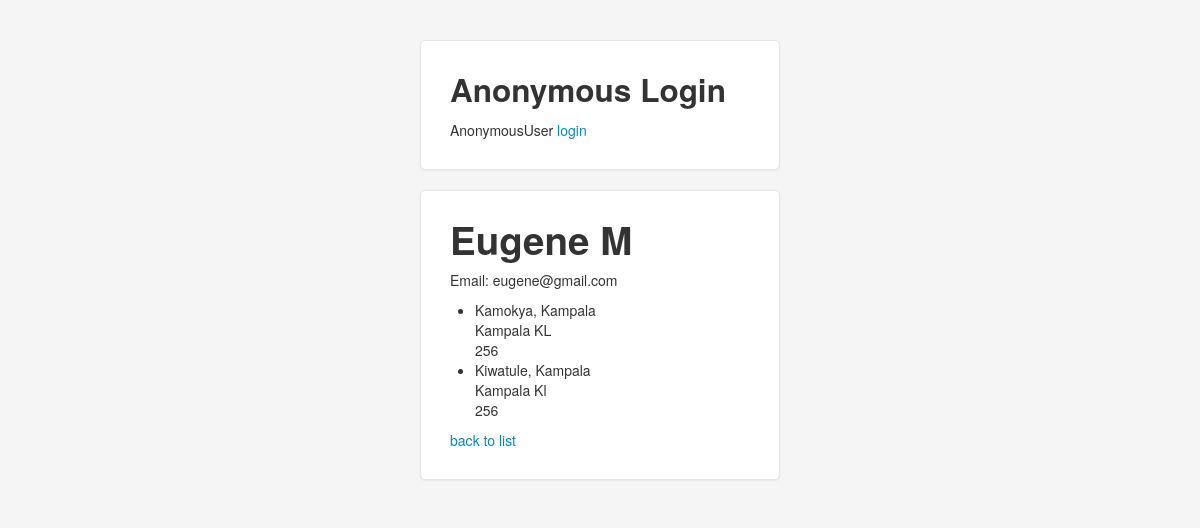
Screenshot of /3/ with the database file from the repository.
### contacts/models.py (models this page shows, shortened)
class Contact(models.Model):
    first_name = models.CharField(
        max_length=255,
    )
    last_name = models.CharField(
        max_length=255,
    )
    email = models.EmailField()
    owner = models.ForeignKey(User)
    def __str__(self):
        return ' '.join([
            self.first_name,
            self.last_name,
        ])

class Address(models.Model):
    contact = models.ForeignKey(Contact)
    address_type = models.CharField(
        max_length=10,
    )
    address = models.CharField(
        max_length=255,
    )
    city = models.CharField(
        max_length=255,
    )
    state = models.CharField(
        max_length=2,
    )
    postal_code = models.CharField(
        max_length=20,
    )
    class Meta:
        unique_together = ('contact', 'address_type',)

### contacts/views.py (the view)
# urls.py: url(r'^(?P<pk>\d+)/$', contacts.views.ContactView.as_view(),
class ContactView(DetailView): # view for details for our contacts, this will show the details of the contacts
    model = Contact
    template_name = 'contact.html'

### contacts/templates/contact.html
{% extends "base.html" %}
{% block content %}
<div class="container">
	<form class="form-signin" >
		<h1>{{ contact }}</h1>
		<p>Email: {{ contact.email }}</p>
		<ul>
				{% for address in contact.address_set.all %}
   			<li>{{ address.address }}<br/>
       			{{ address.city }} {{ address.state }}<br/>
       			{{ address.postal_code }}
   			</li>
				{% endfor %}
		</ul>
		<a href="{% url "contacts-list" %}">back to list</a>
	</form>
</div>
{% endblock %}

### contacts/templates/base.html (style rules this page uses)
body { padding-top: 40px; padding-bottom: 40px; background-color: #f5f5f5; }
.form-signin { max-width: 300px; padding: 19px 29px 29px; margin: 0 auto 20px; background-color: #fff; border: 1px solid #e5e5e5; -webkit-border-radius: 5px; -moz-border-radius: 5px; border-radius: 5px; -webkit-box-shadow: 0 1px 2px rgba(0,0,0,.05); -moz-box-shadow: 0 1px 2px rgba(0,0,0,.05); box-shadow: 0 1px 2px rgba(0,0,0,.05); }

### rows the page displays
Contact: first_name+last_name "Eugene M", email "eugene@gmail.com"
Address: address "Kamokya, Kampala", city "Kampala", state "KL", postal_code "256"
Address: address "Kiwatule, Kampala", city "Kampala", state "Kl", postal_code "256"

### other values shown
{{ user }} "AnonymousUser"
